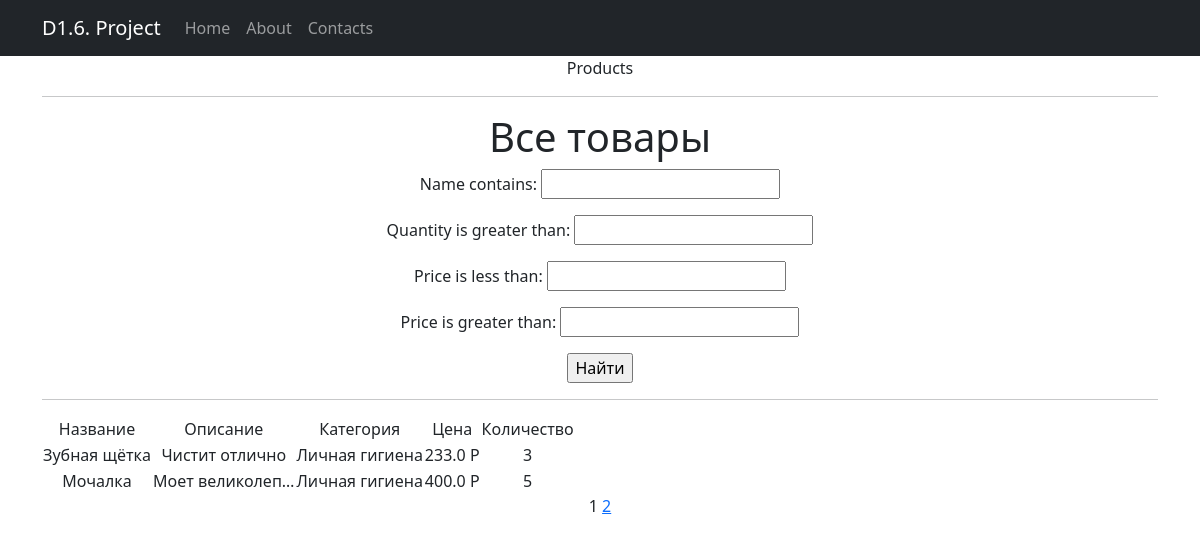
The app's page /products/, older data.
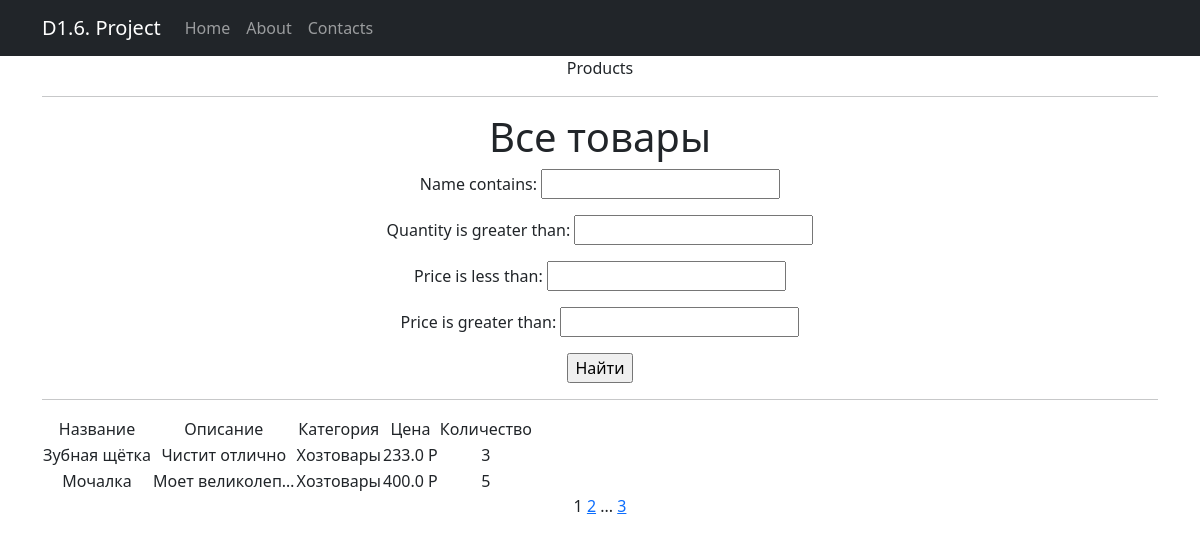
The same page, newer data.
### simpleapp/models.py (models this page shows, shortened)
class Product(models.Model):
    name = models.CharField(
        max_length=50,
        unique=True,
    )
    description = models.TextField()
    quantity = models.IntegerField(
        validators=[MinValueValidator(0)],
    )
    category = models.ForeignKey(
        to='Category',
        on_delete=models.CASCADE,
        related_name='products',
    )
    price = models.FloatField(
        validators=[MinValueValidator(0.0)],
    )

class Category(models.Model):
    name = models.CharField(max_length=100, unique=True)

### simpleapp/views.py (the view)
# urls.py: path('', ProductsList.as_view(), name='product_list'),
class ProductsList(ListView):
    model = Product
    ordering = 'name'
    template_name = 'products.html'
    context_object_name = 'products'
    paginate_by = 2
    def get_queryset(self):
        queryset = super().get_queryset()
        self.filterset = ProductFilter(self.request.GET, queryset)
        return self.filterset.qs
    def get_context_data(self, **kwargs):
        context = super().get_context_data(**kwargs)
        context['filterset'] = self.filterset
        return context

### simpleapp/templatetags/custom_filters.py (called while the page is built)
@register.filter()
def currency(value, code='rub'):
   postfix = CURRENCIES_SYMBOLS[code]
   return f'{value} {postfix}'

### simpleapp/templatetags/custom_tags.py (called while the page is built)
@register.simple_tag(takes_context=True)
def url_replace(context, **kwargs):
   d = context['request'].GET.copy()
   for k, v in kwargs.items():
       d[k] = v
   return d.urlencode()

### templates/products.html (shortened to what this page needs)
{% extends 'flatpages/default.html' %}
{% load custom_filters %}
{% load custom_tags %}
{% block title %}
Products
{% endblock title %}
{% block content %}
   <h1>Все товары</h1>
   <form action="" method="get">
       {{ filterset.form.as_p }}
       <input type="submit" value="Найти" />
   </form>
   <hr>
   {% if products %}
       <table>
           <tr>
               <td>Название</td>
               <td>Описание</td>
               <td>Категория</td>
               <td>Цена</td>
               <td>Количество</td>
           </tr>
           {% for product in products %}
           <tr>
               <td>{{ product.name }}</td>
               <td>{{ product.description|truncatechars:15 }}</td>
               <td>{{ product.category.name }}</td>
               <td>{{ product.price|currency }}</td>
               <td>{{ product.quantity }}</td>
           </tr>
           {% endfor %}
       </table>
   {% else %}
       <h2>Товаров нет!</h2>
   {% endif %}
   {{ page_obj.number }}
   {% if page_obj.has_next %}
       <a href="?{% url_replace page=page_obj.next_page_number %}">{{ page_obj.next_page_number }}</a>
       {% if paginator.num_pages != page_obj.next_page_number %}
           ...
           <a href="?{% url_replace page=page_obj.paginator.num_pages %}">{{ page_obj.paginator.num_pages }}</a>
       {% endif %}
   {% endif %}
{% endblock content %}

### templates/flatpages/default.html (shortened to what this page needs)
<!DOCTYPE html>
<html lang="en">
    <head>
        {% load static %}
        <link href="{% static 'css/styles.css' %}" rel="stylesheet" />
    </head>
    <body>
        <nav class="navbar navbar-expand-lg navbar-dark bg-dark static-top">
            <div class="container">
                <a class="navbar-brand" href="#">D1.6. Project</a>
                <div class="collapse navbar-collapse" id="navbarResponsive">
                    <ul class="navbar-nav ml-auto">
                        <li class="nav-item active">
                            <a class="nav-link" href="/home/">Home
                            </a>
                        </li>
                        <li class="nav-item">
                            <a class="nav-link" href="/about/">About</a>
                        </li>
                        <li class="nav-item">
                            <a class="nav-link" href="/contacts/">Contacts</a>
                        </li>
                    </ul>
                </div>
            </div>
        </nav>
        <div class="container">
            <div class="row">
                <div class="col-lg-12 text-center">
                    {% block title %}{% endblock title %}
                    <hr>
                    {% block content %}{% endblock content %}
                </div>
            </div>
        </div>
    </body>
</html>

Row changes from the older to the newer data that the page shows:
changed through a linked row, Product "Зубная щётка": category.name "Личная гигиена" → "Хозтовары"
changed through a linked row, Product "Мочалка": category.name "Личная гигиена" → "Хозтовары"
Text that changed along with them:
{{ page_obj.paginator.num_pages }}: (not shown) → "3"
